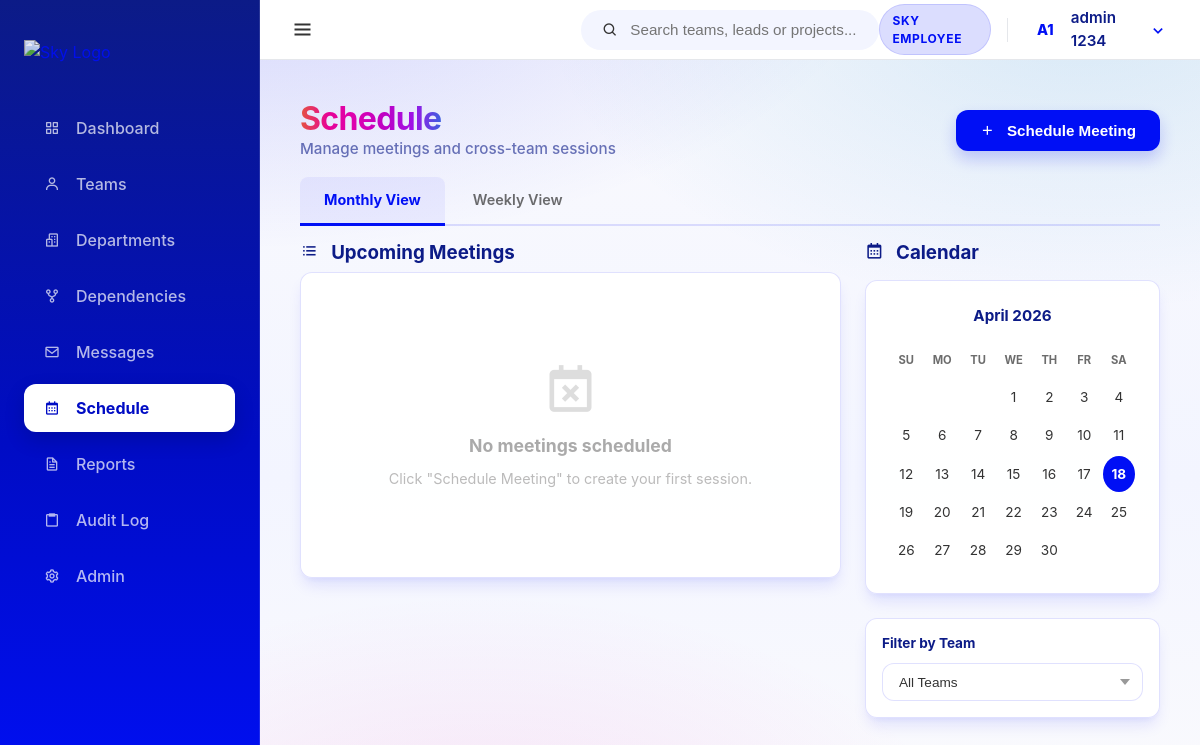
The page /schedule/ (signed in) on the database its author committed.
### core/models.py (models this page shows, shortened)
class User(AbstractUser):
    class Meta:
        verbose_name = 'User'
        verbose_name_plural = 'Users'

### schedule/views.py (the view)
# urls.py: path('', views.schedule_calendar, name='calendar'),
@login_required
def schedule_calendar(request):
    try:
        team_filter = request.GET.get("team_id")
        prefill_team_id = team_filter
        show_form = request.GET.get("new") == "true"
        form = MeetingForm(initial={"team": prefill_team_id} if prefill_team_id else {})
        calendar_meetings = Meeting.objects.filter(
            start_datetime__month=timezone.now().month,
            start_datetime__year=timezone.now().year
        )
        if team_filter:
            calendar_meetings = calendar_meetings.filter(team__team_id=team_filter)
        meetings = Meeting.objects.select_related("team", "created_by_user").filter(
            start_datetime__gte=timezone.now()
        ).order_by("start_datetime")
        if team_filter:
            meetings = meetings.filter(team__team_id=team_filter)
        today = timezone.now()
        calendar_ctx = _build_calendar_context(today.year, today.month, calendar_meetings)
        teams = Team.objects.all().order_by("team_name")
        context = {
            "meetings": meetings,
            "form": form,
            "teams": teams,
            "selected_team": team_filter,
            "prefill_team_id": prefill_team_id,
            "show_form": show_form,
            "today": today,
        }
        context.update(calendar_ctx)
        return render(request, "schedule/calendar.html", context)
    except Exception as error:
        return render(request, "schedule/calendar.html", {"error": str(error)})

### core/models.py (called while the page is built)
    def __str__(self):
        return self.team_name

### templates/schedule/calendar.html (shortened to what this page needs)
{% extends 'base.html' %}
{% block content %}
<div class="flex-between mb-2 animate-slide-up">
    <div>
        <h1 class="spectrum-text" style="font-size: 2rem; letter-spacing: -0.02em;">Schedule</h1>
        <p style="color: var(--sky-header-blue); opacity: 0.6; font-weight: 500; font-size: 0.95rem;">Manage meetings and cross-team sessions</p>
    </div>
    <div class="flex gap-1">
        <button class="btn btn-primary" onclick="document.getElementById('meeting-form').style.display = document.getElementById('meeting-form').style.display === 'none' ? 'block' : 'none'">
            <i class='bx bx-plus'></i> Schedule Meeting
        </button>
    </div>
</div>
<div class="tabs mb-2 animate-slide-up" style="animation-delay: 0.1s;">
    <a href="{% url 'schedule:calendar' %}" class="tab-btn {% if not active_view or active_view == 'monthly' %}active{% endif %}" style="text-decoration: none;">Monthly View</a>
    <a href="{% url 'schedule:weekly' %}" class="tab-btn {% if active_view == 'weekly' %}active{% endif %}" style="text-decoration: none;">Weekly View</a>
</div>
<div class="grid-2-1 animate-slide-up" style="animation-delay: 0.15s;">
    <div>
        <h3 style="color: var(--sky-header-blue); margin-bottom: 0.5rem;">
            <i class='bx bx-list-ul' style="margin-right: 0.5rem;"></i>
            {% if active_view == 'weekly' %}Weekly Schedule{% else %}Upcoming Meetings{% endif %}
        </h3>
        {% if meetings %}
        <div style="display: flex; flex-direction: column; gap: 0.75rem;">
            {% for meeting in meetings %}
            <div class="card shadow-sm" style="padding: 1.25rem;">
                <div class="flex-between">
                    <div>
                        <h4 style="font-size: 1rem; color: var(--sky-header-blue);">{{ meeting.meeting_title }}</h4>
                        <p style="font-size: 0.8rem; color: var(--muted-foreground); margin-top: 0.25rem;">
                            <a href="{% url 'teams:team_detail' meeting.team.team_id %}" style="text-decoration: none;">
                                <span class="chip chip-department">{{ meeting.team.team_name }}</span>
                            </a>
                        </p>
                        {% if meeting.agenda_text %}
                        <p style="font-size: 0.85rem; color: #888; margin-top: 0.5rem;">{{ meeting.agenda_text|truncatewords:20 }}</p>
                        {% endif %}
                    </div>
                    <div style="text-align: right; flex-shrink: 0;">
                        <div style="font-size: 0.8rem; color: var(--muted-foreground); display: flex; align-items: center; gap: 0.4rem; justify-content: flex-end;">
                            <i class='bx bx-calendar' style="font-size: 0.9rem;"></i>
                            {{ meeting.start_datetime|date:"D, d M Y" }}
                        </div>
                        <div style="font-size: 0.8rem; color: var(--muted-foreground); display: flex; align-items: center; gap: 0.4rem; justify-content: flex-end; margin-top: 0.25rem;">
                            <i class='bx bx-time' style="font-size: 0.9rem;"></i>
                            {{ meeting.start_datetime|date:"H:i" }} — {{ meeting.end_datetime|date:"H:i" }}
                        </div>
                        <div style="margin-top: 0.5rem;">
                            <span class="chip chip-tech">{{ meeting.get_platform_type_display }}</span>
                        </div>
                        <form method="post" action="{% url 'schedule:delete' meeting.meeting_id %}" style="margin-top: 0.5rem;" onsubmit="return confirm('Delete this meeting?');">
                            {% csrf_token %}
                            <button type="submit" class="btn btn-ghost" style="color: var(--sky-negative); font-size: 0.75rem; padding: 0.25rem 0.5rem;">
                                <i class='bx bx-trash'></i> Delete
                            </button>
                        </form>
                    </div>
                </div>
            </div>
            {% endfor %}
        </div>
        {% else %}
        <div class="card">
            <div class="empty-state">
                <i class='bx bx-calendar-x'></i>
                <p class="empty-title">
                    {% if active_view == 'weekly' %}No meetings this week{% else %}No meetings scheduled{% endif %}
                </p>
                <p class="empty-desc">
                    {% if active_view == 'weekly' %}There are no sessions planned for this seven-day period.
                    {% else %}Click "Schedule Meeting" to create your first session.{% endif %}
                </p>
            </div>
        </div>
        {% endif %}
    </div>
    <div>
        <h3 style="color: var(--sky-header-blue); margin-bottom: 1rem;">
            <i class='bx bx-calendar' style="margin-right: 0.5rem;"></i> Calendar
        </h3>
        <div class="card">
            <div style="text-align: center; font-size: 0.95rem; font-weight: 700; color: var(--sky-header-blue); margin-bottom: 1rem;">
                {{ month_name }}
            </div>
            <div class="calendar-grid">
                <div class="cal-header">Su</div>
                <div class="cal-header">Mo</div>
                <div class="cal-header">Tu</div>
                <div class="cal-header">We</div>
                <div class="cal-header">Th</div>
                <div class="cal-header">Fr</div>
                <div class="cal-header">Sa</div>
                {% for day in calendar_days %}
                <div class="cal-day {% if day.is_today %}is-today{% endif %} {% if day.has_event %}has-event{% endif %}">
                    {{ day.number }}
                </div>
                {% endfor %}
            </div>
        </div>
        <div class="card mt-2" style="padding: 1rem;">
            <h4 style="font-size: 0.85rem; color: var(--sky-header-blue); margin-bottom: 0.75rem;">Filter by Team</h4>
            <form method="get" action="{% if active_view == 'weekly' %}{% url 'schedule:weekly' %}{% else %}{% url 'schedule:calendar' %}{% endif %}">
                <select name="team_id" class="filter-select" style="width: 100%;" onchange="this.form.submit()">
                    <option value="">All Teams</option>
                </select>
            </form>
        </div>
    </div>
</div>
{% endblock %}

### templates/partials/_top_navbar.html (shortened to what this page needs)
<header class="top-navbar" style="display: flex; align-items: center; justify-content: space-between; height: 60px;">
    <div class="navbar-left">
        <button id="sidebar-toggle" class="sidebar-toggle-btn" aria-label="Toggle Sidebar">
            <i class='bx bx-menu'></i>
        </button>
    </div>
    <div class="navbar-middle">
        <div class="search-bar-container" id="global-search">
            <div class="search-bar">
                <i class='bx bx-search'></i>
                <input type="text" placeholder="Search teams, leads or projects..." id="search-input">
            </div>
        </div>
    </div>
    <div class="navbar-right" style="display: flex; align-items: center; gap: 12px;">
        <span class="badge badge-blue" style="vertical-align: middle; display: inline-flex; align-items: center;">SKY EMPLOYEE</span>
        <div class="nav-user-dropdown" id="user-dropdown-container" style="display: flex; align-items: center;">
            <div class="nav-avatar-trigger" id="user-dropdown-btn" style="display: flex; align-items: center;">
                <div class="avatar-circle small">
                    {% if user.first_name %}{{ user.first_name|first|upper }}{% else %}{{ user.username|first|upper }}{% endif %}{% if user.last_name %}{{ user.last_name|first|upper }}{% endif %}
                </div>
                <span class="user-fullname">{{ user.get_full_name|default:user.username }}</span>
                <i class='bx bx-chevron-down'></i>
            </div>
        </div>
    </div>
</header>

### assets/css/sky-layout.css (style rules this page uses)
:root { --font-size: 16px; --sky-primary: #000ff5; --sky-primary-dark: #000cc4; --sky-focus: #007ecc; --sky-surface: #fafafd; --sky-surface-strong: #f3f5ff; --sky-tint-5: rgba(0, 15, 245, 0.05); --sky-tint-10: rgba(0, 15, 245, 0.1); --sky-tint-14: rgba(0, 15, 245, 0.14); --sky-header-blue: #0c1b87; --sky-text: #333333; --sky-positive: #007e13; --sky-negative: #dd1717; --sky-attention: #f15a22; --sky-spectrum-1: #e4563e; --sky-spectrum-2: #e70296; --sky-spectrum-3: #dc01b1; --sky-spectrum-4: #be01c4; --sky-spectrum-5: #9f11e7; --sky-spectrum-6: #3d5fdf; --sky-spectrum: linear-gradient( 90deg, var(--sky-spectrum-1) 0%, var(--sky-spectrum-2) 20%, var(--sky-spectrum-3) 40%, var(--sky-spectrum-4) 60%, var(--sky-spectrum-5) 80%, var(--sky-spectrum-6) 100% ); --sky-spectrum-diagonal: linear-gradient( 135deg, var(--sky-spectrum-1) 0%, var(--sky-spectrum-2) 20%, var(--sky-spectrum-3) 40%, var(--sky-spectrum-4) 60%, var(--sky-spectrum-5) 80%, var(--sky-spectrum-6) 100% ); --primary: var(--sky-primary); --primary-foreground: #ffffff; --background: var(--sky-surface); --foreground: var(--sky-text); --card: rgba(255, 255, 255, 0.92); --card-foreground: var(--sky-text); --popover: #ffffff; --popover-foreground: var(--sky-text); --muted: var(--sky-surface-strong); --muted-foreground: rgba(51, 51, 51, 0.72); --accent: var(--sky-tint-10); --accent-foreground: var(--sky-text); --destructive: var(--sky-negative); --destructive-foreground: #ffffff; --border: rgba(0, 15, 245, 0.12); --input-background: rgba(255, 255, 255, 0.96); --ring: rgba(0, 126, 204, 0.35); --radius: 0.75rem; --sidebar-width: 260px; --header-height: 70px; --shadow-sm: 0 4px 6px -1px rgba(0, 0, 0, 0.1), 0 2px 4px -1px rgba(0, 0, 0, 0.06); --shadow-md: 0 10px 15px -3px rgba(0, 15, 245, 0.1), 0 4px 6px -2px rgba(0, 15, 245, 0.05); --shadow-lg: 0 20px 25px -5px rgba(12, 27, 135, 0.15), 0 10px 10px -5px rgba(12, 27, 135, 0.1); }
* { margin: 0; padding: 0; box-sizing: border-box; }
html body { font-family: 'Inter', system-ui, -apple-system, sans-serif; color: var(--sky-text); min-height: 100vh; line-height: 1.5; background: radial-gradient(1200px 600px at 20% -10%, rgba(0, 15, 245, 0.18) 0%, rgba(0, 15, 245, 0) 55%), radial-gradient(900px 520px at 90% 0%, rgba(0, 126, 204, 0.14) 0%, rgba(0, 126, 204, 0) 60%), radial-gradient(900px 520px at 40% 110%, rgba(220, 1, 177, 0.1) 0%, rgba(220, 1, 177, 0) 55%), linear-gradient(180deg, #fafafd 0%, #f3f5ff 60%, #fafafd 100%); background-attachment: fixed; background-size: cover; background-repeat: no-repeat; }
html body h1, html body h2, html body h3, html body h4 { color: var(--sky-header-blue); font-weight: 700; line-height: 1.2; }
html body a { color: var(--sky-primary); text-decoration: none; transition: color 0.2s ease; }
html body .top-navbar { height: 60px; background: #ffffff; border-bottom: 1px solid #e5e7eb; display: flex; align-items: center; justify-content: space-between; padding: 0 24px; position: sticky; top: 0; z-index: 900; }
html body .navbar-left, html body .navbar-middle, html body .navbar-right { display: flex; align-items: center; flex: 1; }
html body .navbar-middle { justify-content: center; }
html body .navbar-right { justify-content: flex-end; gap: 12px; }
html body .search-bar-container { position: relative; width: 100%; max-width: 400px; min-width: 280px; }
html body .search-bar { background: var(--sky-surface-strong); padding: 0 1.25rem; height: 40px; border-radius: 999px; display: flex; align-items: center; border: 1px solid transparent; transition: all 0.2s ease; }
html body .search-bar input { background: transparent; border: none; outline: none; flex: 1; margin-left: 0.75rem; font-size: 0.95rem; color: var(--sky-text); }

### rows shown on the page
User: first_name|first "A", last_name|first "1", get_full_name "admin 1234"

### other values the page prints
{{ month_name }} "April 2026"
{{ day.number }} "1" "2" "3" "4" "5" "6" "7" "8" "9" "10" "11" "12" "13" "14" "15" "16" "17" "18" "19" "20" "21" "22" "23" "24" "25" "26" "27" "28" "29" "30"
